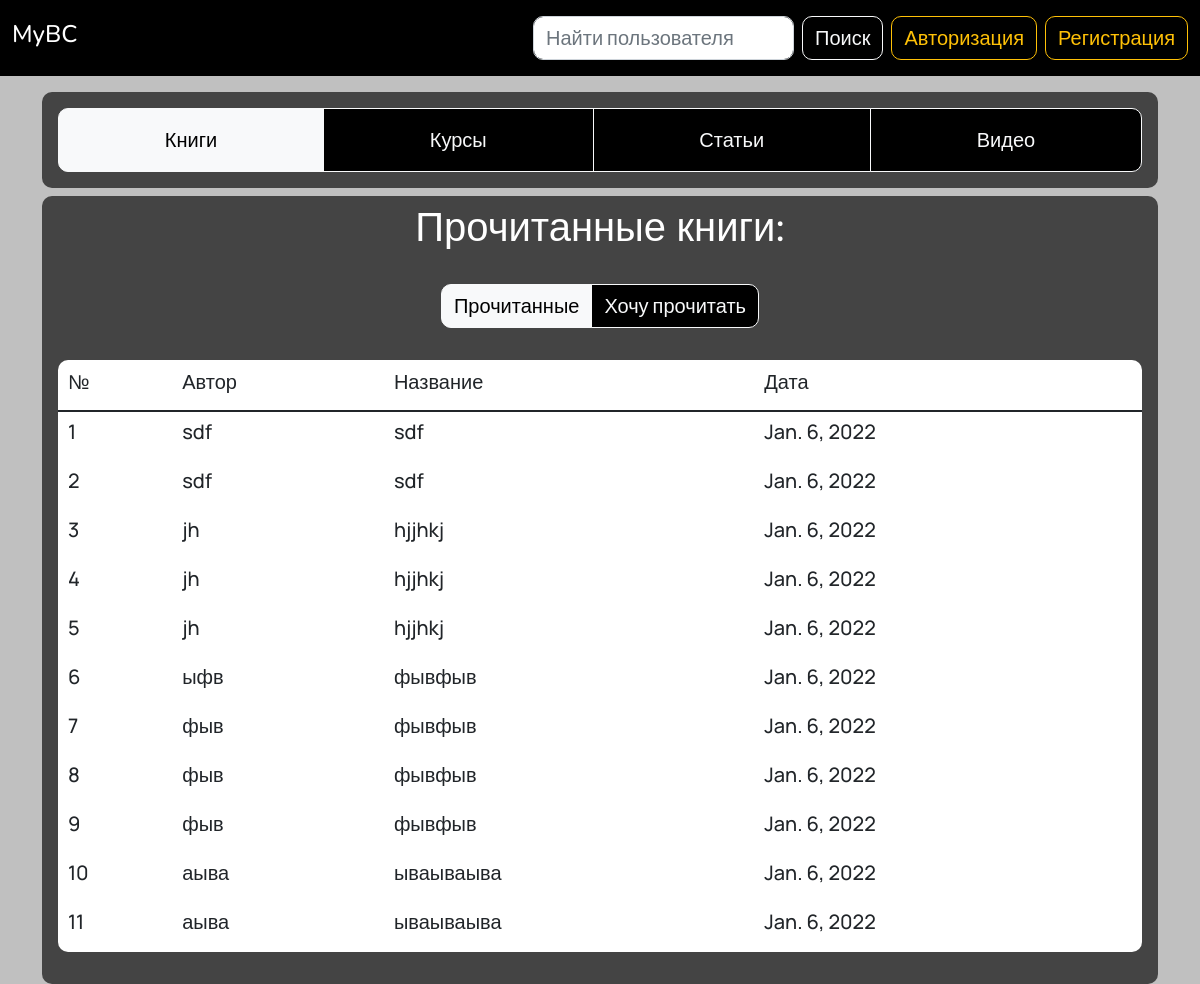
Page /wwwwww/books/ on the committed database.
### app/models.py (models this page shows, shortened)
class Books(models.Model):
	user = models.ForeignKey(User, on_delete=models.CASCADE)
	author = models.CharField(max_length=50)
	title = models.CharField(max_length=100)
	date = models.DateField(default=date.today)
	class Meta:
		verbose_name = 'Книга'
		verbose_name_plural = 'Книги'

### app/views.py (the view, shortened to what this page needs)
# urls.py: path('<username>/books/', views.books, name='books'),
def books(request, username):
	if request.user.is_authenticated:
		username = request.user
	username = User.objects.get(username=username)
	form_book = BooksForm
	if request.method == 'POST' and 'delete_book' in request.POST:
		delete_id = request.POST['delete_book']
		print(delete_id)
		Books.objects.filter(id=delete_id).delete()
	try:
		books = Books.objects.filter(user=username)
	except Books.DoesNotExist:
		books = None
	return render(request, 'books.html', {'books': books,
		'form_book': form_book,
		'username': username})

### templates/books.html (shortened to what this page needs)
{% extends "base.html" %}
{% load static %}
{% block content %}
	<main>
		<section class="subheader">
			<div class="container">
				<div class="submodule mt-3 mb-2">
					<div class="btn-group w-100 p-3">
						<a href="{% url 'books' username %}" class="btn btn-outline-light p-3 active" aria-current="page">Книги</a>
						<a href="{% url 'courses' username %}" class="btn btn-outline-light p-3">Курсы</a>
						<a href="{% url 'articles' username %}" class="btn btn-outline-light p-3" >Статьи</a>
						<a href="{% url 'videos' username %}" class="btn btn-outline-light p-3">Видео</a>
					</div>
				</div>
			</div>
		</section>
		<section class="common_field">
			<div class="container">
				<div class="alignment">
					<h1 class="text-center text-white p-2">Прочитанные книги:</h1>
					<div class="text-center">
						<div class="btn-group p-3 w-40">
							<a href="{% url 'books' username %}" class="btn btn-outline-light active">Прочитанные</a>
							<a href="{% url 'future_books' username %}" class="btn btn-outline-light">Хочу прочитать</a>
						</div>
					</div>
					{% if books %}
							<div class="p-3">
								<table class="table text-break ml-3 table-hover text-dark border-bottom-0">
									<thead>
								    	<tr>
								      		<th scope="col"><h5>№</h5></th>
								      		<th scope="col"><h5>Автор</h5></th>
								      		<th scope="col"><h5>Название</h5></th>
								      		<th scope="col"><h5>Дата</h5></th>
								    	</tr>
								  	</thead>
								  	<tbody>
								  		{% for book in books %}
										    <tr>
										      	<th scope="row"><h5>{{ forloop.counter }}</h5></th>
										      	<td><h5>{{ book.author }}</h5></td>
										      	<td><h5>{{ book.title }}</h5></td>
										      	<td><h5>{{ book.date }}</h5></td>
										    </tr>
									    {% endfor %}
								  	</tbody>
								</table>
							</div>
					{% else %}
						<p class="h4 text-center text-white p-1">Пока нет ни одной прочитанной книги</p>
					{% endif %}
				</div>
			</div>
		</section>
	</main>
{% endblock %}

### templates/base.html (shortened to what this page needs)
{% load static %}
<html>
	<head>
		<link href="https://cdn.jsdelivr.net/npm/bootstrap@5.1.3/dist/css/bootstrap.min.css" rel="stylesheet">
		<link rel="stylesheet" href="//code.jquery.com/ui/1.12.1/themes/base/jquery-ui.css">
		<link rel="stylesheet" href="/resources/demos/style.css">
		<link rel="stylesheet" type="text/css" href="{% static 'css/style.css' %}" >
	</head>
	<header>
		<nav class="navbar navbar-expand-lg navbar-dark">
		  	<div class="container-fluid">
		    	<a href="{% url 'account' username %}" class="navbar-brand"><h4>MyBC</h4></a>
  				<div class="collapse navbar-collapse" id="navbarSupportedContent">
  					<div class="d-flex ms-auto">
			    	<form action="{% url 'search' %}" method="GET" class="d-flex me-2 my-2 w-100">
				      	<input class="form-control me-2" type="search" placeholder="Найти пользователя" aria-label="Search" name="q" required>
				      	<button class="btn btn-outline-light" type="submit">Поиск</button>
				    </form>
				    {% if request.user.is_authenticated %}
				    	<a href="{% url 'logout' %}" type="button" class="btn btn-outline-danger my-2">Выйти</a>
				    {% else %}
	          			<a href="{% url 'login' %}" type="button" class="btn btn-outline-warning btn-warning my-2 me-2">Авторизация</a>
	          			<a href="{% url 'registration' %}" type="button" class="btn btn-outline-warning btn-warning my-2">Регистрация</a>
	          		{% endif %}
	          		</div>
        		</div>
			</div>
		</nav>
	</header>
	<body>
		{% block content %}
		{% endblock %}
	</body>
</html>

### static/css/style.css (style rules this page uses)
* { padding: 0; margin: 0; text-decoration: none; }
header { background: #000000; }
body { background: #C0C0C0; }
h1, h2, h3, h4, h5 { font-family: 'Nunito', sans-serif; }
p, a, h5, h6, button, input, th, label { font-family: 'Manrope', sans-serif; }
.submodule, .alignment, .list-group-item { background: #444444; border-radius: 10px; }
table { background: #ffffff; border-radius: 10px; }
.btn { background: #000000; border-radius: 10px; font-size: 20px; }
.table-hover { color: #ffffff; }
.form-control { border-radius: 10px; font-size: 20px; }
tbody { border-style: hidden; border: 2px solid #dee2e600; }
.table { border: 2px solid #dee2e600; }

### rows in the picture
Books: author "sdf", title "sdf", date "Jan. 6, 2022"
Books: author "sdf", title "sdf", date "Jan. 6, 2022"
Books: author "jh", title "hjjhkj", date "Jan. 6, 2022"
Books: author "jh", title "hjjhkj", date "Jan. 6, 2022"
Books: author "jh", title "hjjhkj", date "Jan. 6, 2022"
Books: author "ыфв", title "фывфыв", date "Jan. 6, 2022"
Books: author "фыв", title "фывфыв", date "Jan. 6, 2022"
Books: author "фыв", title "фывфыв", date "Jan. 6, 2022"
Books: author "фыв", title "фывфыв", date "Jan. 6, 2022"
Books: author "аыва", title "ываываыва", date "Jan. 6, 2022"
Books: author "аыва", title "ываываыва", date "Jan. 6, 2022"
